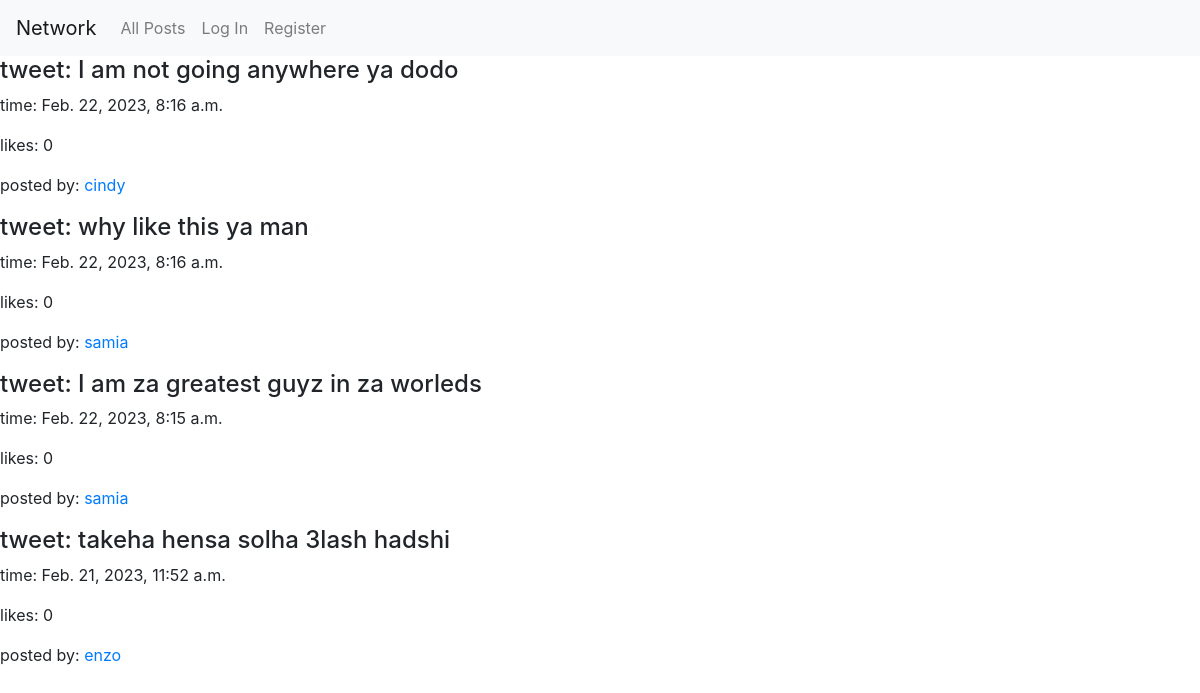
The app's page /, older data.
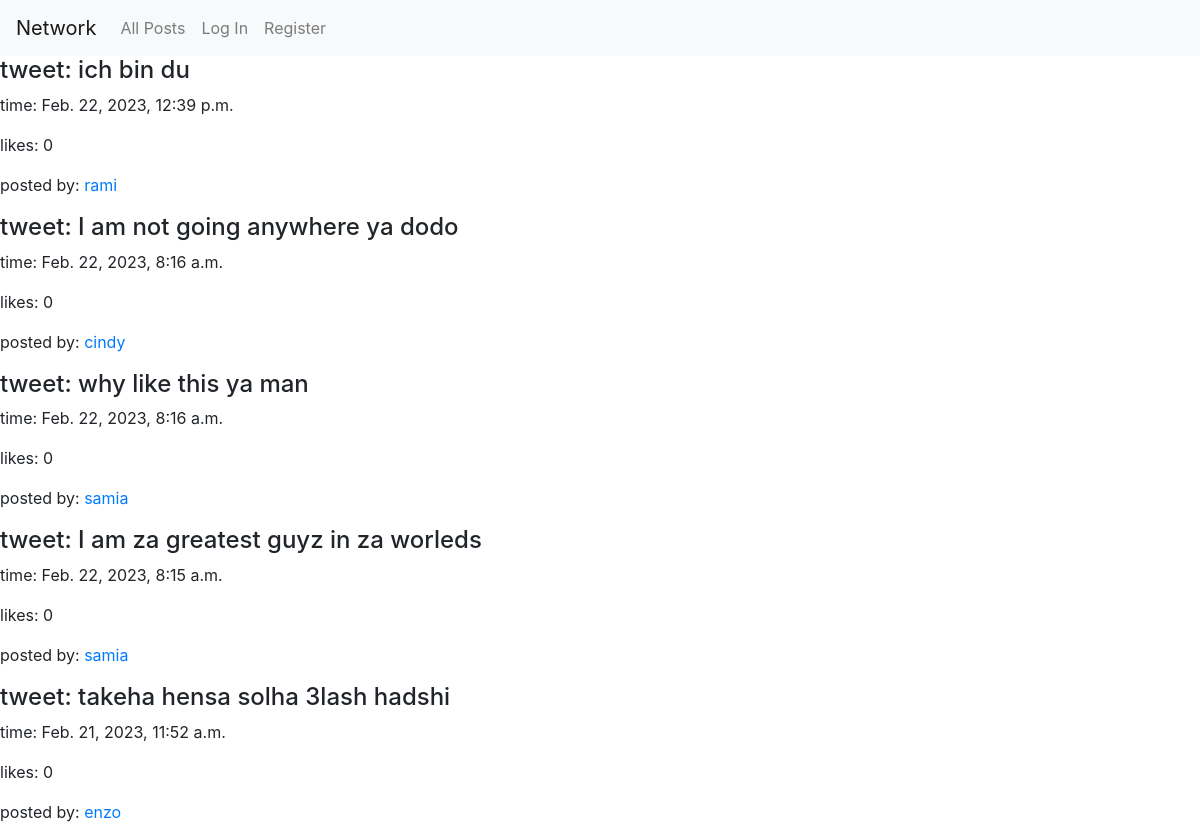
The same page, newer data.
### network/models.py (models this page shows, shortened)
class Post(models.Model):
    publisher = models.ForeignKey(
        User, on_delete=models.CASCADE, related_name="posted_by")
    tweet = models.CharField(max_length=280)
    date_time = models.DateTimeField(auto_now=True)
    likes = models.IntegerField(default=0)

class User(AbstractUser):
    pass

### network/views.py (the view)
# urls.py: path("", views.index, name="index"),
def index(request):
    if request.method == "POST":
        post_form = PostForm(request.POST)
        if post_form.is_valid():
            print("tsee tsee")
            post = post_form.cleaned_data['post']
            Post.objects.create(publisher=request.user, tweet=post)
            return redirect("index")
    else:
        post_form = PostForm()
    all_posts = Post.objects.order_by("-date_time")
    return render(request, "network/index.html", {
        "new_post": post_form,
        "posts": all_posts
    })

### network/templates/network/index.html (shortened to what this page needs)
{% extends "network/layout.html" %}
{% block body %}
{%for post in posts%}
<div>
    <h4>tweet: {{post.tweet}}</h4>
    <p>time: {{post.date_time}}</p>
    <p>likes: {{post.likes}}</p>
    <p>posted by: <a href="{%url 'profile' post.publisher_id%}">{{post.publisher}}</a></p>
</div>
{%endfor%}
{% endblock %}

### network/templates/network/layout.html (shortened to what this page needs)
{% load static %}
<!DOCTYPE html>
<html lang="en">
<head>
    <link rel="stylesheet" href="https://stackpath.bootstrapcdn.com/bootstrap/4.4.1/css/bootstrap.min.css"
>
    <link href="{% static 'network/styles.css' %}" rel="stylesheet">
</head>
<body>
    <nav class="navbar navbar-expand-lg navbar-light bg-light">
        <a class="navbar-brand" href="#">Network</a>
        <div>
            <ul class="navbar-nav mr-auto">
                <li class="nav-item">
                    <a class="nav-link" href="{% url 'index' %}">All Posts</a>
                </li>
                {% if user.is_authenticated %}
                <li class="nav-item">
                    <a class="nav-link" href="{% url 'following' %}">Following</a>
                </li>
                <li class="nav-item">
                    <a class="nav-link" href="{% url 'logout' %}">Log Out</a>
                </li>
                {% else %}
                <li class="nav-item">
                    <a class="nav-link" href="{% url 'login' %}">Log In</a>
                </li>
                <li class="nav-item">
                    <a class="nav-link" href="{% url 'register' %}">Register</a>
                </li>
                {% endif %}
            </ul>
        </div>
    </nav>
    <div class="body">
        {% block body %}
        {% endblock %}
    </div>
</body>
</html>

Row changes from the older to the newer data that the page shows:
added Post: tweet "ich bin du", date_time "Feb. 22, 2023, 12:39 p.m.", likes "0", publisher "rami"
